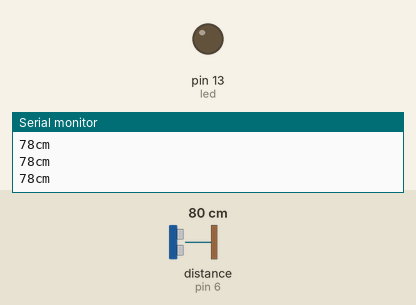
Bench run of a sketch on a simulated Arduino Uno, built with avr-gcc and run on an emulated ATmega328P. Parts: output pins drawn as LEDs (lit = HIGH), the last lines printed to the serial monitor. Wiring (inferred from the names in the program): ultrasonic range finder: trigger pin 6; echo pin 6. The inputs (shaded band) are chosen by the test bench; at power-on: distance to the obstacle (sensor on pin 6) 80 cm. The echo pulse lasts 58.3 µs per cm.

Above: at 1.2 s.
1.3 s: distance to the obstacle (sensor on pin 6) set to 34 cm
2.8 s: distance to the obstacle (sensor on pin 6) set to 28 cm
At 2.98 s:
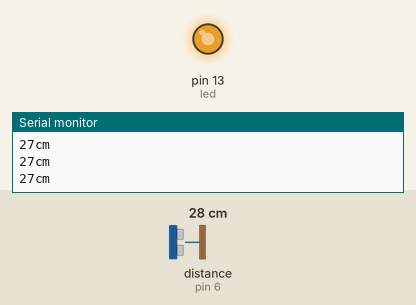
5.8 s: distance to the obstacle (sensor on pin 6) set to 35 cm
Timing chart, 0 to 8.8 s (numbered marks = the images above; inputs shaded):
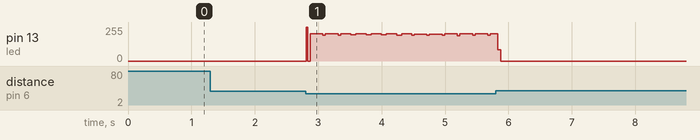

The sketch:

ultrasonic.ino
```cpp
const int led=13;
int distance_cm;
float duration;

void setup() {
  pinMode(led, OUTPUT);
  // initialize serial communication:
  Serial.begin(9600);

}

void loop() {

// transmission
  pinMode(6, OUTPUT); // defined the pin as a output
 digitalWrite(led, LOW);

 digitalWrite(6, LOW);
  delayMicroseconds(15);
  digitalWrite(6,HIGH);
  delayMicroseconds(15);
  digitalWrite(6, LOW);// receiver

  pinMode(6, INPUT);

  duration=pulseIn(6,HIGH);

  distance_cm=(duration*0.034)/2;

  Serial.print(distance_cm);
  Serial.print("cm");
  Serial.println();
  if(distance_cm<=30)
  {
    digitalWrite(led,HIGH);
    }
  else
  {
    digitalWrite(led, LOW);
    }

  delay(10);
}
```

Measured:
- the behaviour switches between 32 and 31 cm on distance to the obstacle (sensor on pin 6) (found by bisection; images 0 and 1)
